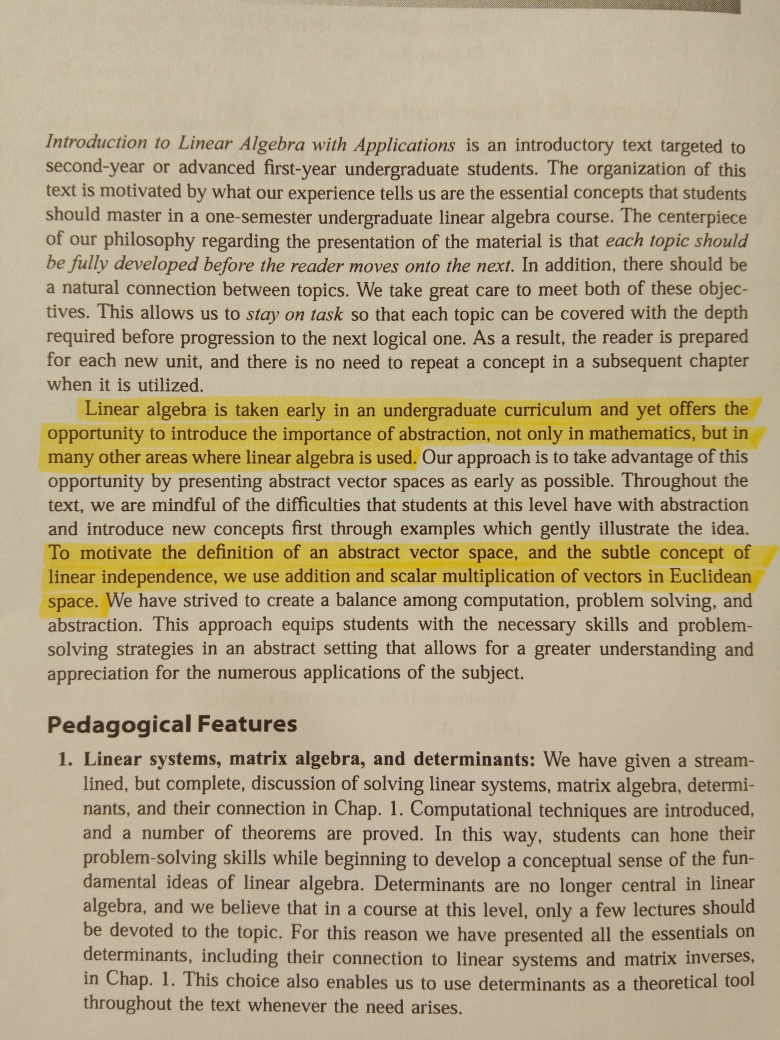
#> input picture image/image.jpg, 3120 x 4160 px, found by its file name (shown at 1/4 size)
$ python ComputerVision.py
#> lines starting #> are read from the running program, lines starting #| are printed output that depends on the picture; after the words box and inside, x2 and y2 are one past the last pixel; in counts of white or black regions, pixels touching at a corner belong together


import cv2
import numpy as np
import pytesseract

showSteps =False


def sort_contours(cnts):
	# initialize the reverse flag and sort index
	reverse = False
	i = 1
	boundingBoxes = [cv2.boundingRect(c) for c in cnts]
	(cnts, boundingBoxes) = zip(*sorted(zip(cnts, boundingBoxes),
		key=lambda b:b[1][i], reverse=reverse))
	# return the list of sorted contours and bounding boxes
	return cnts

def scale_contour(cnt, scale):
    M = cv2.moments(cnt)
    cx = int(M['m10']/M['m00'])
    cy = int(M['m01']/M['m00'])

    cnt_norm = cnt - [cx, cy]
    cnt_scaled = cnt_norm * scale
    cnt_scaled = cnt_scaled + [cx, cy]
    cnt_scaled = cnt_scaled.astype(np.int32)

    return cnt_scaled


background=cv2.imread("image.jpg")
#> background is the input picture: shape (4160, 3120, 3); mean B, G, R 138.2, 168.2, 182

hsv = cv2.cvtColor(background,cv2.COLOR_BGR2HSV)
#> hsv: shape (4160, 3120, 3); mean H, S, V 19.9, 66, 182

#By blurring the text, color and text were made to appear whole.
blur = cv2.GaussianBlur(hsv, (15,15), 0)
#> blur: shape (4160, 3120, 3); mean H, S, V 19.9, 66, 182

#Range for white
lower = np.array([0,0,0], dtype="uint8")
upper = np.array([100,100,255], dtype="uint8")

#Make the colors between these two values white and make the rest black.
mask = cv2.inRange(blur, lower, upper)
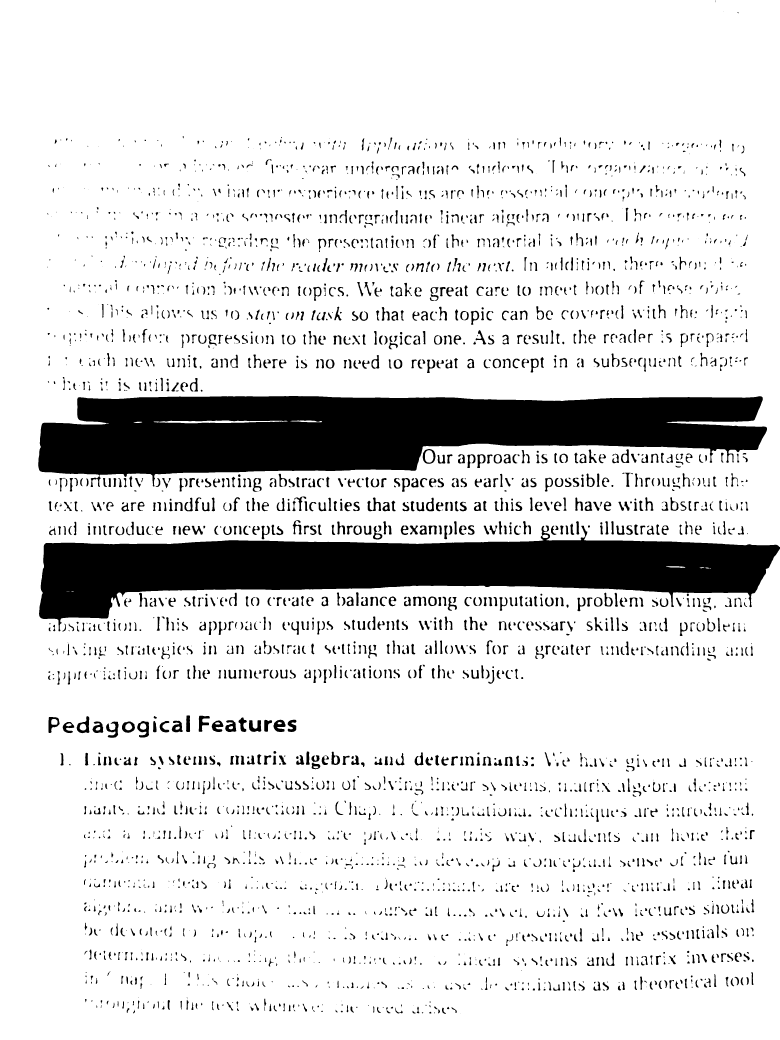
#> mask: shape (4160, 3120) (shown at 1/4 size); 86% white; 3866 black regions (564 under 20 px), largest, box (x1, y1, x2, y2) and area: (153, 1584, 3068, 1948) 693755, (156, 2102, 3120, 2525) 581138, (549, 2884, 596, 2950) 1677
if showSteps:
    cv2.imshow("mask",cv2.resize(mask, (800,600)))
    cv2.waitKey()

#MORPH_OPEN->removing noise
mask = cv2.morphologyEx(mask, cv2.MORPH_OPEN, np.ones((7,7),np.uint8))
#> mask: shape (4160, 3120); 85.9% white; 3390 black regions (491 under 20 px), largest, box (x1, y1, x2, y2) and area: (153, 1584, 3068, 1949) 697418, (156, 2102, 3120, 2525) 583539, (1470, 1990, 1560, 2045) 1845
#MORPH_DILATE->image or size of foreground object increases
mask = cv2.morphologyEx(mask, cv2.MORPH_DILATE, np.ones((9,9),np.uint8))
#> mask: shape (4160, 3120); 90.6% white; 188 black regions (136 under 20 px), largest, box (x1, y1, x2, y2) and area: (157, 1588, 3064, 1900) 660453, (161, 2154, 3120, 2477) 552027, (1099, 2885, 1137, 2924) 538
#Inversion of input array elements.
mask = cv2.bitwise_not(mask)
if showSteps:
    cv2.imshow("maskk",cv2.resize(mask, (800,600)))
    cv2.waitKey()

#The intersections of the background and the white parts resulting from the mask are taken.
res1 = cv2.bitwise_and(background,background,mask=mask)
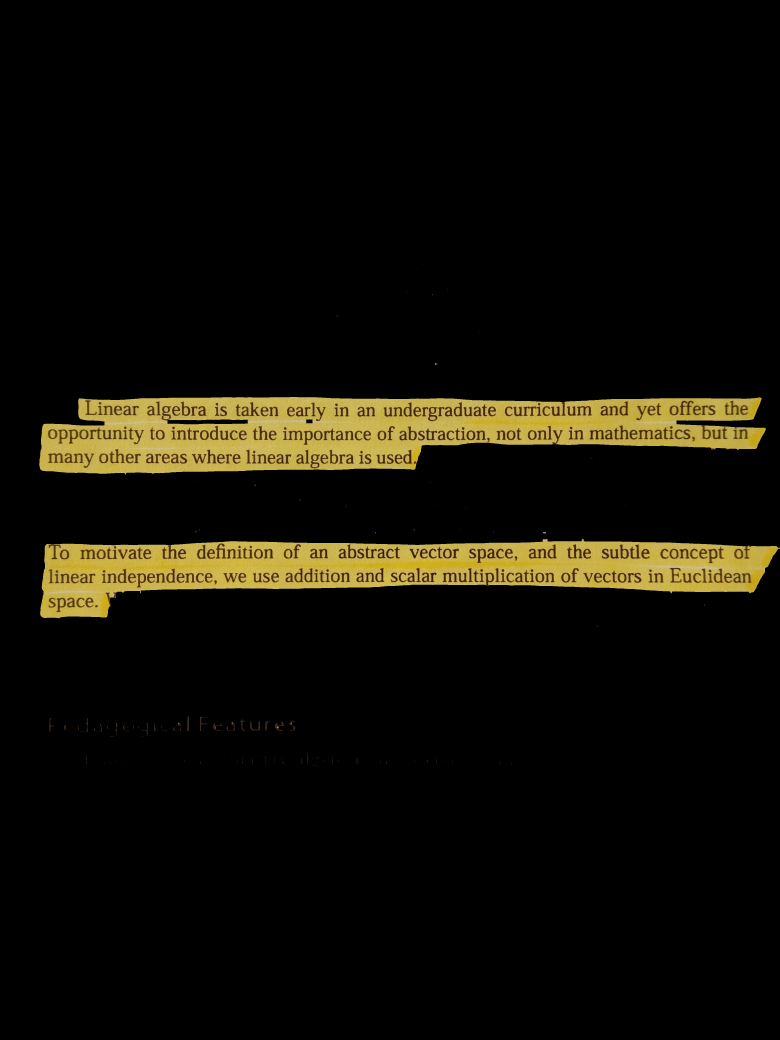
#> res1: shape (4160, 3120, 3) (shown at 1/4 size); mean B, G, R 6.3, 14.7, 17
if showSteps:
    cv2.imshow("res",cv2.resize(res1, (800,600)))
    cv2.waitKey()


pytesseract.pytesseract.tesseract_cmd = r'C:\\Users\\Tugce\\AppData\\Local\\Programs\\Tesseract-OCR\\tesseract.exe'

# Convert the image to gray scale
gray = cv2.cvtColor(res1, cv2.COLOR_BGR2GRAY)
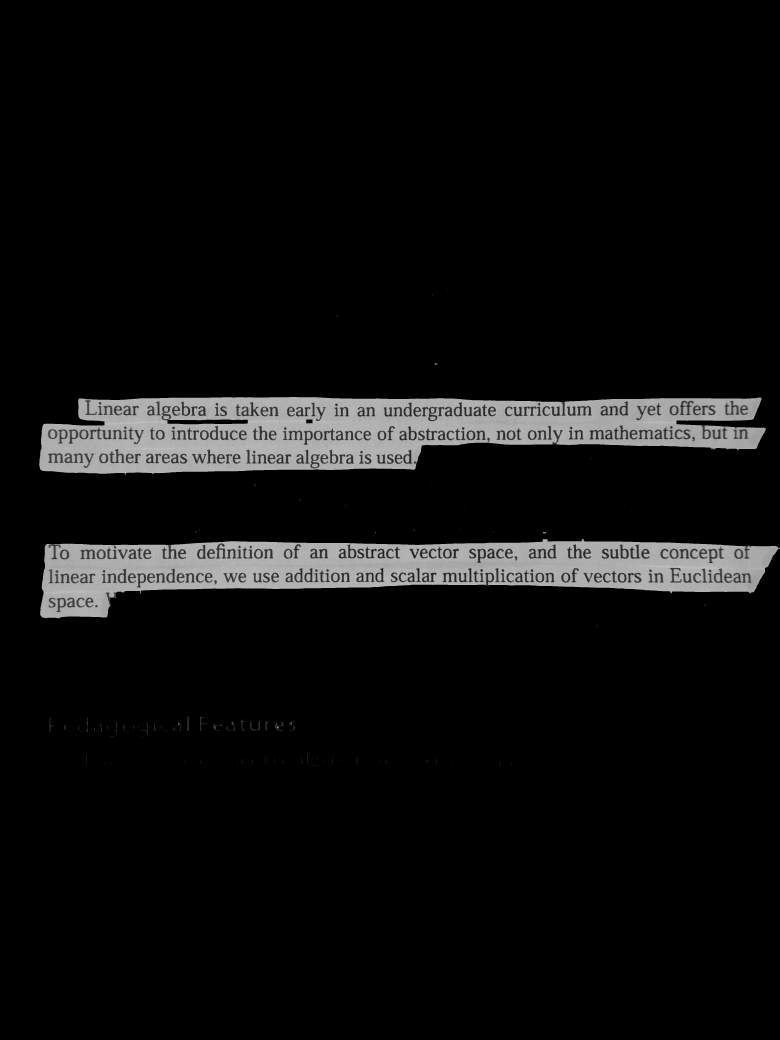
#> gray: shape (4160, 3120) (shown at 1/4 size); min 0, max 214, mean 14.4

# Threshold
ret, thresh1 = cv2.threshold(gray, 0, 255, cv2.THRESH_OTSU | cv2.THRESH_BINARY)
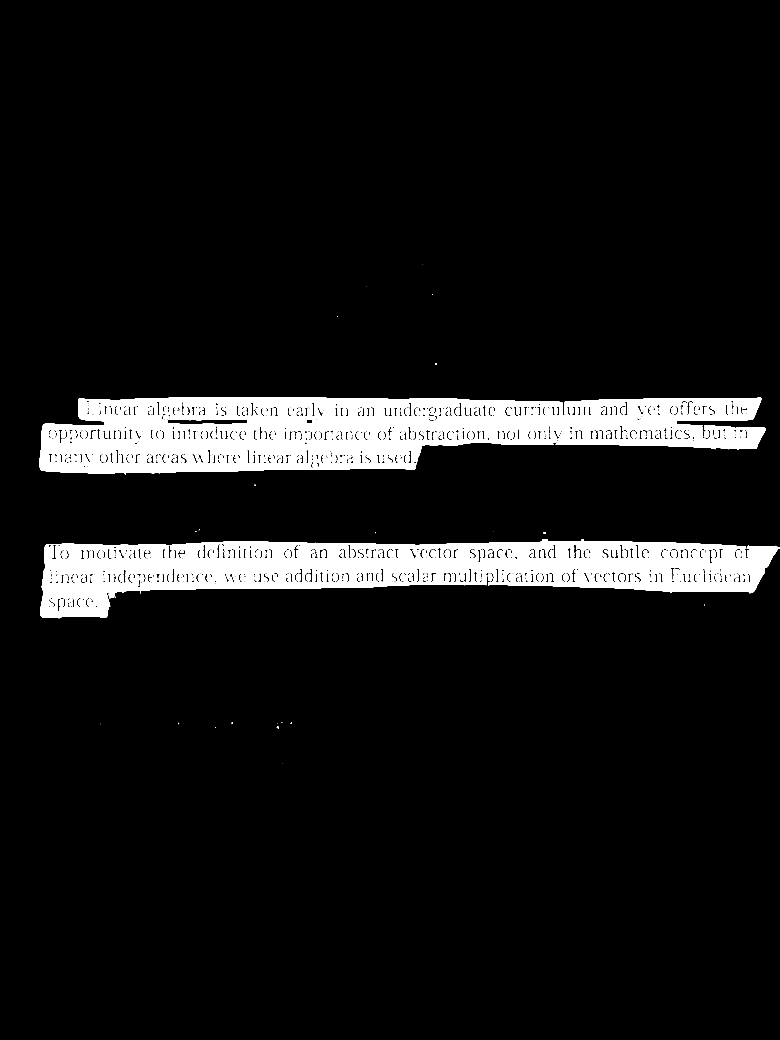
#> thresh1: shape (4160, 3120) (shown at 1/4 size); 8.1% white; 166 white regions (34 under 20 px), largest, box (x1, y1, x2, y2) and area: (157, 1588, 3064, 1898) 551182, (161, 2156, 3120, 2473) 460097, (199, 1720, 223, 1752) 595
#> ret = 85
rect_kernel = cv2.getStructuringElement(cv2.MORPH_RECT, (9,9))
# Appplying dilation on the threshold image
dilation = cv2.dilate(thresh1, rect_kernel, iterations = 1)
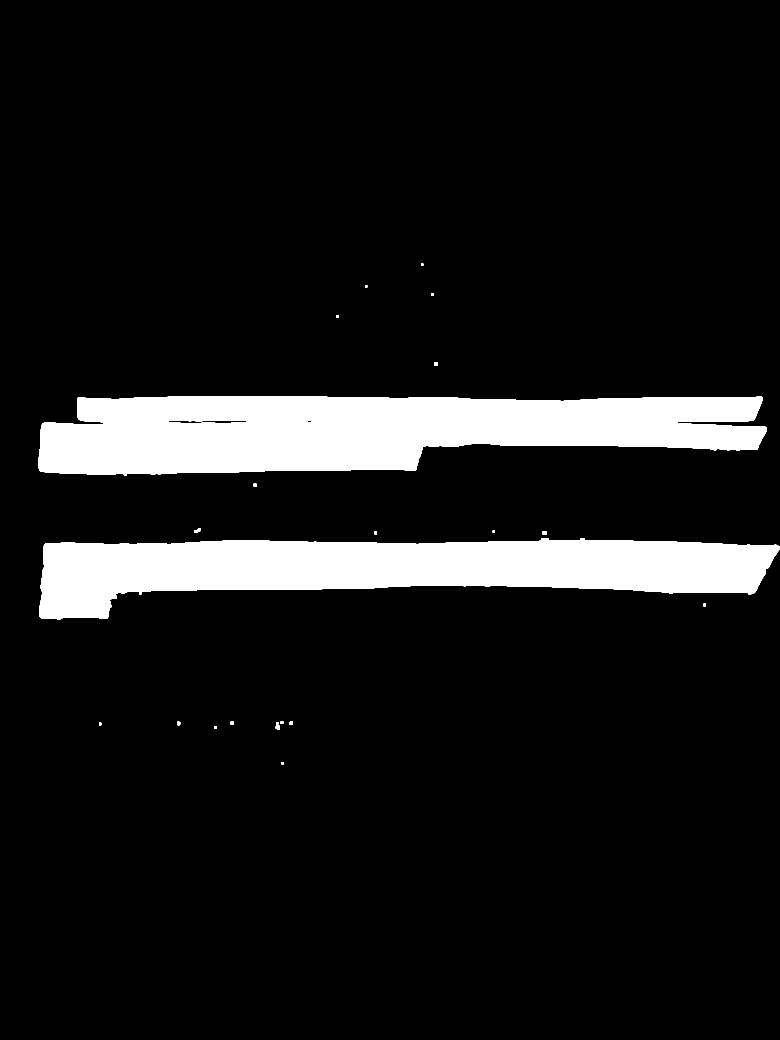
#> dilation: shape (4160, 3120) (shown at 1/4 size); 9.8% white; 23 white regions

# Finding contours
contours, hierarchy = cv2.findContours(dilation, cv2.RETR_EXTERNAL, cv2.CHAIN_APPROX_NONE)
#> contours = 23 contours; largest, box (x1, y1, x2, y2) and area: (153, 1584, 3068, 1902) 692624, (157, 2152, 3120, 2477) 575766, (2168, 2124, 2188, 2137) 218, (1103, 2901, 1118, 2918) 204, (1736, 1449, 1750, 1463) 169


file = open("Text.txt", "w+")
file.write("")
file.close()


toBeDiscarded = []

for i, c in enumerate(contours):
    x, y, w, h = cv2.boundingRect(c)

    if h<100 or w<100:
        toBeDiscarded.append(c)
        continue
#> this loop made 23 passes
#> (x, y, w, h) on passes 1 to 12: (1126, 3048, 9, 9), (858, 2904, 10, 12), (1103, 2901, 15, 17), (396, 2891, 9, 10), (1104, 2889, 9, 10), (709, 2887, 12, 14), (923, 2886, 13, 13), (1158, 2885, 14, 14), (1123, 2885, 10, 11), (2815, 2413, 9, 14), (157, 2152, 2963, 325), (2168, 2124, 20, 13)
#> after the loop, toBeDiscarded = 21 contours; largest, box (x1, y1, x2, y2) and area: (2168, 2124, 2188, 2137) 218, (1103, 2901, 1118, 2918) 204, (1736, 1449, 1750, 1463) 169, (1158, 2885, 1172, 2899) 156, (923, 2886, 936, 2899) 137


for cnt in toBeDiscarded:
#> (the run stopped early here; a loop or call above may not have finished)
